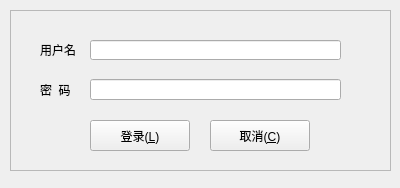
<?xml version="1.0" encoding="UTF-8"?>
<ui version="4.0">
 <class>view_singleUser</class>
 <widget class="QWidget" name="view_singleUser">
  <property name="geometry">
   <rect>
    <x>0</x>
    <y>0</y>
    <width>400</width>
    <height>188</height>
   </rect>
  </property>
  <property name="minimumSize">
   <size>
    <width>400</width>
    <height>188</height>
   </size>
  </property>
  <property name="windowTitle">
   <string>view_singleUser</string>
  </property>
  <property name="styleSheet">
   <string notr="true"/>
  </property>
  <widget class="QFrame" name="frame">
   <property name="geometry">
    <rect>
     <x>10</x>
     <y>10</y>
     <width>381</width>
     <height>161</height>
    </rect>
   </property>
   <property name="minimumSize">
    <size>
     <width>260</width>
     <height>150</height>
    </size>
   </property>
   <property name="maximumSize">
    <size>
     <width>999999</width>
     <height>999999</height>
    </size>
   </property>
   <property name="frameShape">
    <enum>QFrame::StyledPanel</enum>
   </property>
   <property name="frameShadow">
    <enum>QFrame::Plain</enum>
   </property>
   <property name="lineWidth">
    <number>0</number>
   </property>
   <property name="midLineWidth">
    <number>0</number>
   </property>
   <widget class="QLabel" name="label">
    <property name="geometry">
     <rect>
      <x>30</x>
      <y>30</y>
      <width>41</width>
      <height>20</height>
     </rect>
    </property>
    <property name="text">
     <string>用户名</string>
    </property>
   </widget>
   <widget class="QLineEdit" name="lineEdit">
    <property name="geometry">
     <rect>
      <x>80</x>
      <y>30</y>
      <width>251</width>
      <height>20</height>
     </rect>
    </property>
   </widget>
   <widget class="QLabel" name="label_2">
    <property name="geometry">
     <rect>
      <x>30</x>
      <y>70</y>
      <width>41</width>
      <height>20</height>
     </rect>
    </property>
    <property name="text">
     <string>密  码</string>
    </property>
   </widget>
   <widget class="QLineEdit" name="lineEdit_2">
    <property name="geometry">
     <rect>
      <x>80</x>
      <y>69</y>
      <width>251</width>
      <height>21</height>
     </rect>
    </property>
    <property name="echoMode">
     <enum>QLineEdit::Password</enum>
    </property>
   </widget>
   <widget class="QPushButton" name="pushButton">
    <property name="geometry">
     <rect>
      <x>80</x>
      <y>110</y>
      <width>100</width>
      <height>31</height>
     </rect>
    </property>
    <property name="text">
     <string>登录(&amp;L)</string>
    </property>
    <property name="icon">
     <iconset resource="ssp_gui.qrc">
      <normaloff>:/ssp_gui/Resources/user1.gif</normaloff>:/ssp_gui/Resources/user1.gif</iconset>
    </property>
   </widget>
   <widget class="QPushButton" name="pushButton_2">
    <property name="geometry">
     <rect>
      <x>200</x>
      <y>110</y>
      <width>100</width>
      <height>31</height>
     </rect>
    </property>
    <property name="text">
     <string>取消(&amp;C)</string>
    </property>
    <property name="icon">
     <iconset resource="ssp_gui.qrc">
      <normaloff>:/ssp_gui/Resources/del.gif</normaloff>:/ssp_gui/Resources/del.gif</iconset>
    </property>
   </widget>
  </widget>
 </widget>
 <layoutdefault spacing="6" margin="11"/>
 <resources>
  <include location="ssp_gui.qrc"/>
 </resources>
 <connections/>
</ui>
